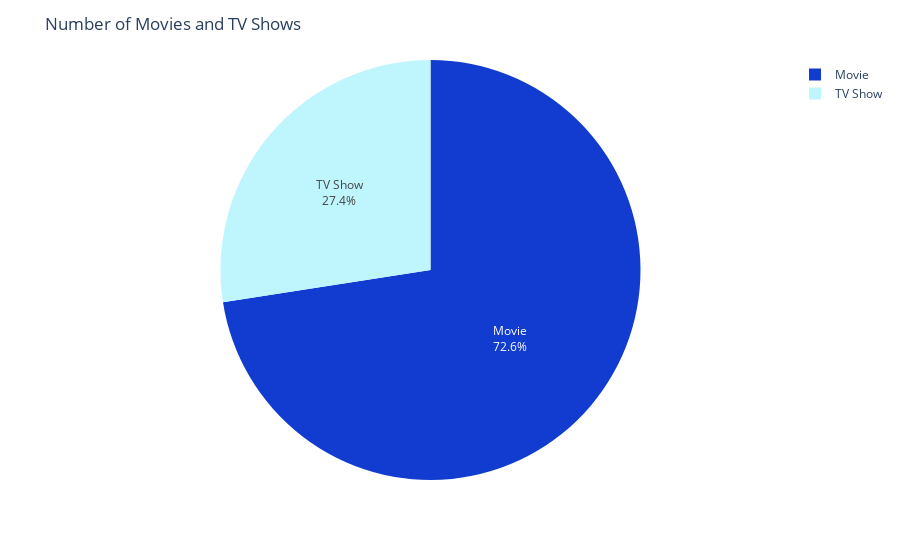

This figure's notebook cell:
### Markdown cell above
## Movies vs TV Shows

### Code cell
#find the number of movies and tv shows
dp['type'].value_counts()

#find the number of movies and tv shows pie chart use plotly, color manually
fig = px.pie(dp, values=dp['type'].value_counts(), names=dp['type'].value_counts().index, color_discrete_sequence=disney_palette)
fig.update_traces(textposition='inside', textinfo='percent+label')
fig.update_layout(title_text='Number of Movies and TV Shows')
fig.show()

### Figure 1 — Plotly figure (JSON) as saved in the notebook; plotly's stock layout.template omitted (floating-point values rounded to 4 significant figures)
{"data": [{"domain": {"x": [0, 1], "y": [0, 1]}, "hovertemplate": "label=%{label}<br>value=%{value}<extra></extra>", "labels": ["Movie", "TV Show"], "legendgroup": "", "name": "", "showlegend": true, "textinfo": "percent+label", "textposition": "inside", "type": "pie", "values": [1052, 398]}], "layout": {"legend": {"tracegroupgap": 0}, "margin": {"t": 60}, "piecolorway": ["#113CCF", "#BFF5FD", "#FFFFFF", "#13151F"], "title": {"text": "Number of Movies and TV Shows"}}}
